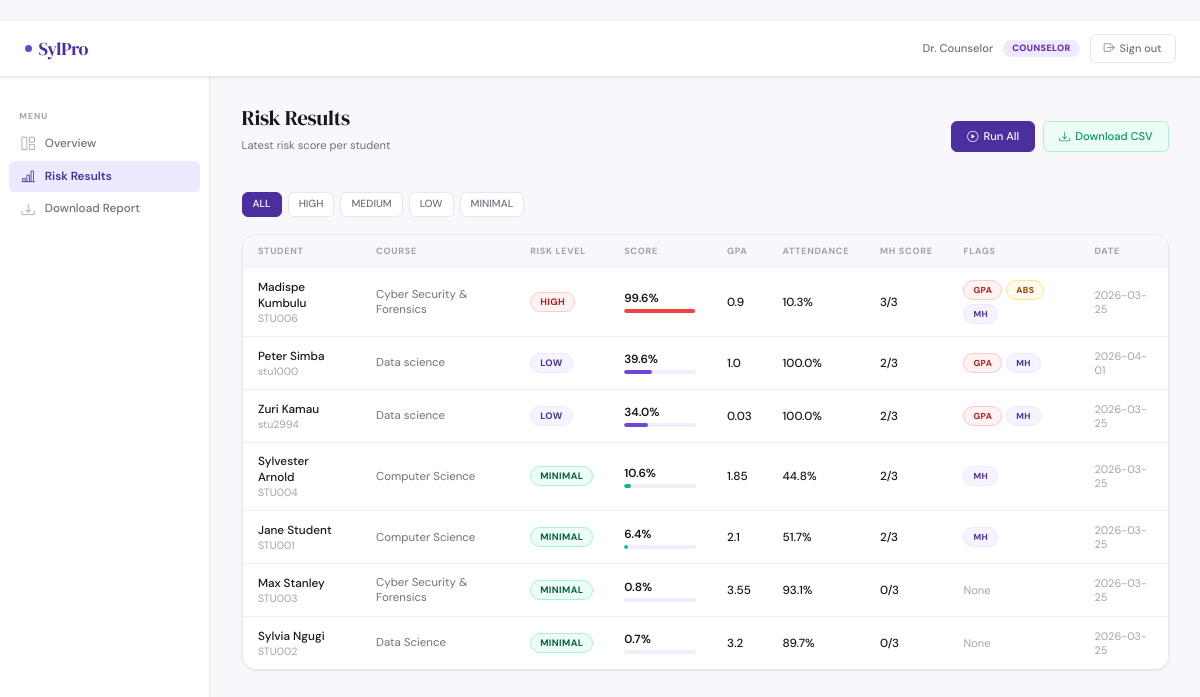
Screenshot of /counselor/results (signed in) with the database file from the repository.
### tables this page shows
CREATE TABLE users (
            id            INTEGER PRIMARY KEY AUTOINCREMENT,
            name          TEXT    NOT NULL,
            email         TEXT    NOT NULL UNIQUE,
            password_hash TEXT    NOT NULL,
            role          TEXT    NOT NULL CHECK(role IN ('admin','counselor','lecturer','student')),
            created_at    TEXT    DEFAULT (datetime('now')),
            is_active     INTEGER DEFAULT 1
        );

CREATE TABLE risk_scores (
            id             INTEGER PRIMARY KEY AUTOINCREMENT,
            student_id     INTEGER NOT NULL REFERENCES students(id),
            risk_score     REAL    NOT NULL,
            risk_level     TEXT    NOT NULL,
            conditions_met INTEGER NOT NULL,
            cond_gpa       INTEGER DEFAULT 0,
            cond_attendance INTEGER DEFAULT 0,
            cond_mh        INTEGER DEFAULT 0,
            gpa            REAL,
            attendance_rate REAL,
            mh_score       INTEGER,
            run_by         INTEGER REFERENCES users(id),
            date_run       TEXT DEFAULT (datetime('now'))
        );

CREATE TABLE students (
            id         INTEGER PRIMARY KEY AUTOINCREMENT,
            user_id    INTEGER REFERENCES users(id),
            student_no TEXT    NOT NULL UNIQUE,
            name       TEXT    NOT NULL,
            age        INTEGER,
            gender     INTEGER,   -- 0=Female, 1=Male
            course     TEXT,
            year       INTEGER,
            created_at TEXT DEFAULT (datetime('now'))
        );

### app.py (the view)
@app.route('/counselor/results')
@login_required(role='counselor')
def counselor_results():
    level  = request.args.get('level', 'ALL')
    scores = db.get_latest_risk_per_student()
    if level != 'ALL':
        scores = [s for s in scores if s['risk_level'] == level]
    return render_template('counselor/results.html',
        user=get_current_user(), scores=scores,
        summary=db.get_risk_summary(), selected_level=level)

### app.py (called while the page is built)
def login_required(role=None):
    from functools import wraps
    def decorator(f):
        @wraps(f)
        def wrapper(*args, **kwargs):
            if 'user_id' not in session:
                flash('Please log in to continue.', 'warning')
                return redirect(url_for('login'))
            if role and session.get('role') != role:
                flash('You do not have permission to access that page.', 'danger')
                return redirect(url_for('dashboard'))
            return f(*args, **kwargs)
        return wrapper
    return decorator

def get_current_user():
    if 'user_id' in session:
        return db.get_user_by_id(session['user_id'])
    return None

### database.py (called while the page is built)
def get_db():
    conn = sqlite3.connect(DB_PATH)
    conn.row_factory = sqlite3.Row
    conn.execute("PRAGMA foreign_keys = ON")
    return conn

def get_user_by_id(user_id):
    conn = get_db()
    u = conn.execute("SELECT * FROM users WHERE id=?", (user_id,)).fetchone()
    conn.close()
    return u

def get_latest_risk_per_student():
    conn = get_db()
    rows = conn.execute("""
        SELECT r.*, s.name as student_name, s.student_no, s.course, s.year
        FROM risk_scores r
        JOIN students s ON r.student_id = s.id
        WHERE r.id = (
            SELECT id FROM risk_scores r2
            WHERE r2.student_id = r.student_id
            ORDER BY date_run DESC LIMIT 1
        )
        ORDER BY r.risk_score DESC
    """).fetchall()
    conn.close()
    return rows

def get_risk_summary():
    conn = get_db()
    row = conn.execute("""
        SELECT
            COUNT(DISTINCT student_id) as total_scored,
            SUM(CASE WHEN risk_level='HIGH'    THEN 1 ELSE 0 END) as high_count,
            SUM(CASE WHEN risk_level='MEDIUM'  THEN 1 ELSE 0 END) as medium_count,
            SUM(CASE WHEN risk_level='LOW'     THEN 1 ELSE 0 END) as low_count,
            SUM(CASE WHEN risk_level='MINIMAL' THEN 1 ELSE 0 END) as minimal_count
        FROM (
            SELECT student_id, risk_level,
                   ROW_NUMBER() OVER (PARTITION BY student_id ORDER BY date_run DESC) as rn
            FROM risk_scores
        ) WHERE rn = 1
    """).fetchone()
    conn.close()
    return row

### templates/counselor/results.html (shortened to what this page needs)
{% extends "base.html" %}
{% block content %}
<div class="ph">
    <div class="ph-row">
        <div>
            <h1 class="ph-title">Risk Results</h1>
            <p class="ph-sub">Latest risk score per student</p>
        </div>
        <div style="display:flex;gap:8px">
            <form method="POST" action="/counselor/batch-run" style="margin:0">
                <button type="submit" class="btn btn-primary"><i class="bi bi-play-circle"></i>Run All</button>
            </form>
            <a href="/counselor/download" class="btn btn-green"><i class="bi bi-download"></i>Download CSV</a>
        </div>
    </div>
</div>
<div style="display:flex;gap:6px;margin-bottom:1.25rem;flex-wrap:wrap">
    {% for level in ['ALL','HIGH','MEDIUM','LOW','MINIMAL'] %}
    <a href="{{ url_for('counselor_results', level=level) }}"
       class="btn btn-sm {{ 'btn-primary' if selected_level == level else 'btn-outline' }}">
        {{ level }}
    </a>
    {% endfor %}
</div>
<div class="card">
    <div class="card-bd-0">
        <table class="table">
            <thead>
                <tr><th>Student</th><th>Course</th><th>Risk Level</th><th>Score</th><th>GPA</th><th>Attendance</th><th>MH Score</th><th>Flags</th><th>Date</th></tr>
            </thead>
            <tbody>
            {% for s in scores %}
            <tr>
                <td>
                    <div style="font-weight:500">{{ s.student_name }}</div>
                    <div style="font-size:.76rem;color:var(--faint)">{{ s.student_no }}</div>
                </td>
                <td style="color:var(--muted);font-size:.82rem">{{ s.course or '—' }}</td>
                <td><span class="rbadge rb-{{ s.risk_level }}">{{ s.risk_level }}</span></td>
                <td>
                    <div style="font-weight:600">{{ (s.risk_score * 100)|round(1) }}%</div>
                    <div class="rbar"><div class="rbar-fill rf-{{ s.risk_level }}" style="width:{{ (s.risk_score*100)|int }}%"></div></div>
                </td>
                <td style="font-weight:500">{{ s.gpa or '—' }}</td>
                <td style="font-weight:500">{{ s.attendance_rate or '—' }}{% if s.attendance_rate %}%{% endif %}</td>
                <td style="font-weight:500">{{ s.mh_score or '0' }}/3</td>
                <td>
                    <div style="display:flex;gap:4px;flex-wrap:wrap">
                        {% if s.cond_gpa %}<span class="rbadge" style="background:#FEF2F2;color:#B91C1C;border:1px solid #FECACA;font-size:.62rem">GPA</span>{% endif %}
                        {% if s.cond_attendance %}<span class="rbadge" style="background:#FFFBEB;color:#92400E;border:1px solid #FDE68A;font-size:.62rem">ABS</span>{% endif %}
                        {% if s.cond_mh %}<span class="rbadge" style="background:var(--p50);color:var(--p700);border:1px solid var(--p100);font-size:.62rem">MH</span>{% endif %}
                        {% if not s.cond_gpa and not s.cond_attendance and not s.cond_mh %}<span style="color:var(--faint);font-size:.8rem">None</span>{% endif %}
                    </div>
                </td>
                <td style="color:var(--faint);font-size:.78rem">{{ s.date_run[:10] if s.date_run else '—' }}</td>
            </tr>
            {% else %}
            <tr><td colspan="9"><div class="empty"><i class="bi bi-bar-chart-line"></i><p>No results yet. Run the model from the dashboard.</p></div></td></tr>
            {% endfor %}
            </tbody>
        </table>
    </div>
</div>
{% endblock %}

### templates/base.html (shortened to what this page needs)
﻿<!DOCTYPE html>
<html lang="en">
<head>
    <link href="https://cdn.jsdelivr.net/npm/bootstrap@5.3.0/dist/css/bootstrap.min.css" rel="stylesheet">
    <link href="https://cdn.jsdelivr.net/npm/bootstrap-icons@1.11.0/font/bootstrap-icons.css" rel="stylesheet">
</head>
<body>
<nav class="topnav">
    <a href="{{ url_for('dashboard') }}" class="brand">
        <span class="brand-dot"></span>SylPro
    </a>
    {% if session.user_id %}
    <div class="nav-right">
        <span class="nav-name">{{ session.name }}</span>
        <span class="chip chip-{{ session.role }}">{{ session.role }}</span>
        <a href="{{ url_for('logout') }}" class="btn-signout">
            <i class="bi bi-box-arrow-right"></i>Sign out
        </a>
    </div>
    {% endif %}
</nav>
<div class="app-body">
    {% if session.user_id %}
    <aside class="sidebar d-none d-md-flex flex-column">
        <span class="sidebar-label">Menu</span>
        {% if session.role == 'admin' %}
            <a href="{{ url_for('admin_dashboard') }}" class="slink {% if request.endpoint=='admin_dashboard' %}active{% endif %}"><i class="bi bi-grid-1x2"></i>Overview</a>
            <a href="{{ url_for('admin_users') }}"     class="slink {% if request.endpoint in ['admin_users','admin_add_user'] %}active{% endif %}"><i class="bi bi-people"></i>Users</a>
            <a href="{{ url_for('admin_students') }}"  class="slink {% if request.endpoint=='admin_students' %}active{% endif %}"><i class="bi bi-person-badge"></i>Students</a>
            <a href="{{ url_for('admin_upload') }}"    class="slink {% if request.endpoint=='admin_upload' %}active{% endif %}"><i class="bi bi-cloud-upload"></i>Upload Data</a>
        {% elif session.role == 'counselor' %}
            <a href="{{ url_for('counselor_dashboard') }}" class="slink {% if request.endpoint=='counselor_dashboard' %}active{% endif %}"><i class="bi bi-grid-1x2"></i>Overview</a>
            <a href="{{ url_for('counselor_results') }}"   class="slink {% if request.endpoint=='counselor_results' %}active{% endif %}"><i class="bi bi-bar-chart-line"></i>Risk Results</a>
            <a href="{{ url_for('counselor_download') }}"  class="slink"><i class="bi bi-download"></i>Download Report</a>
        {% endif %}
    </aside>
    {% endif %}
    <main class="main">
        {% block content %}{% endblock %}
    </main>
</div>

### rows the page displays
users: name "Dr. Counselor", role "COUNSELOR"
risk_scores: student_name "Madispe Kumbulu", student_no "STU006", course "Cyber Security & Forensics", risk_level "HIGH", (s.risk_score*100)|round(1) "99.6", gpa "0.9", attendance_rate "10.3", mh_score "3", cond_gpa "GPA", cond_attendance "ABS", cond_mh "MH", date_run "2026-03-25"
risk_scores: student_name "Peter Simba", student_no "stu1000", course "Data science", risk_level "LOW", (s.risk_score*100)|round(1) "39.6", gpa "1.0", attendance_rate "100.0", mh_score "2", cond_gpa "GPA", cond_mh "MH", date_run "2026-04-01"
risk_scores: student_name "Zuri Kamau", student_no "stu2994", course "Data science", risk_level "LOW", (s.risk_score*100)|round(1) "34.0", gpa "0.03", attendance_rate "100.0", mh_score "2", cond_gpa "GPA", cond_mh "MH", date_run "2026-03-25"
risk_scores: student_name "Sylvester Arnold", student_no "STU004", course "Computer Science", risk_level "MINIMAL", (s.risk_score*100)|round(1) "10.6", gpa "1.85", attendance_rate "44.8", mh_score "2", cond_mh "MH", date_run "2026-03-25"
risk_scores: student_name "Jane Student", student_no "STU001", course "Computer Science", risk_level "MINIMAL", (s.risk_score*100)|round(1) "6.4", gpa "2.1", attendance_rate "51.7", mh_score "2", cond_mh "MH", date_run "2026-03-25"
risk_scores: student_name "Max Stanley", student_no "STU003", course "Cyber Security & Forensics", risk_level "MINIMAL", (s.risk_score*100)|round(1) "0.8", gpa "3.55", attendance_rate "93.1", mh_score "0", cond_gpa "None", date_run "2026-03-25"
risk_scores: student_name "Sylvia Ngugi", student_no "STU002", course "Data Science", risk_level "MINIMAL", (s.risk_score*100)|round(1) "0.7", gpa "3.2", attendance_rate "89.7", mh_score "0", cond_gpa "None", date_run "2026-03-25"

### other values shown
{{ level }} "ALL" "HIGH" "MEDIUM" "LOW" "MINIMAL"
